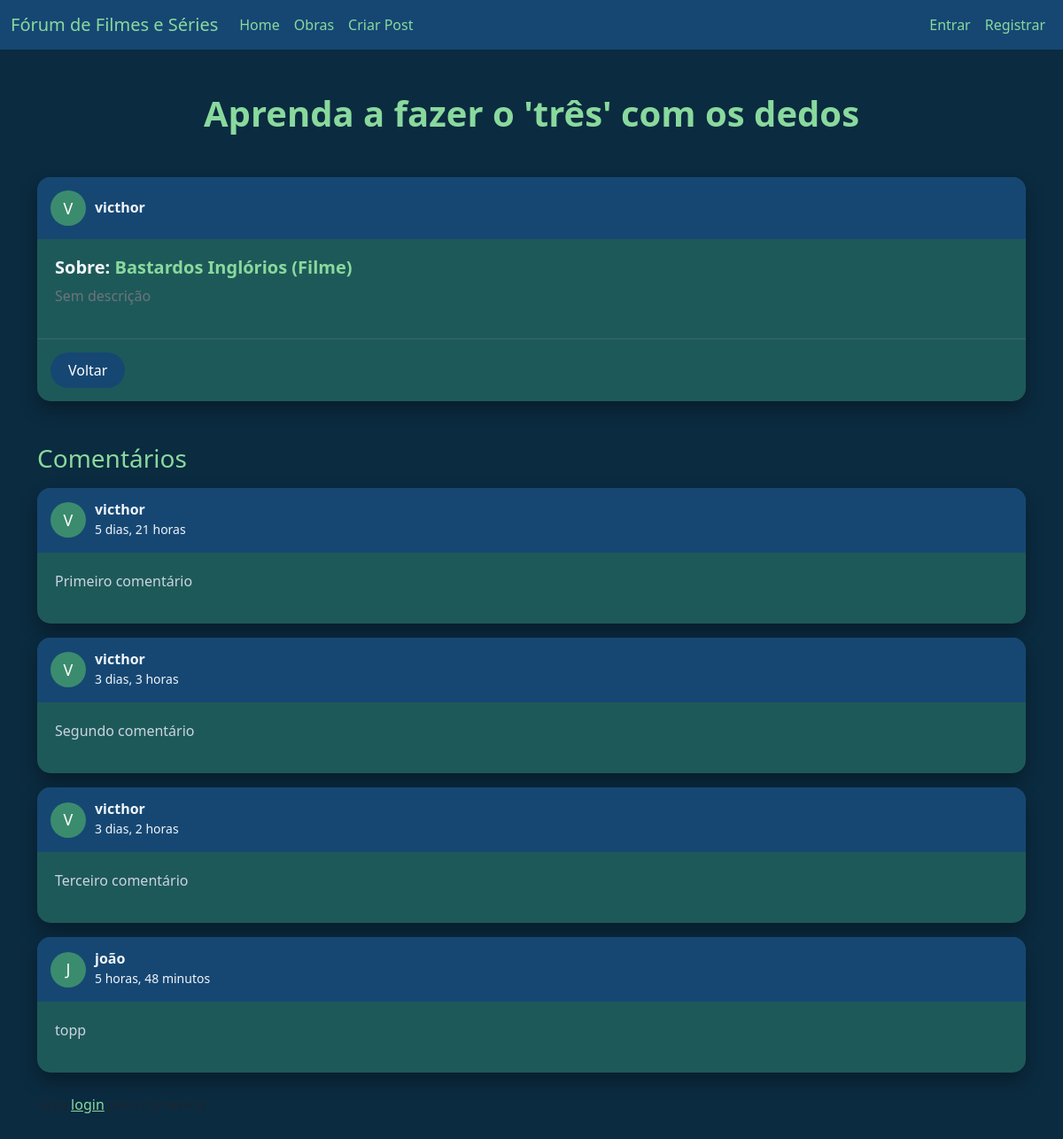
The app's page /post/detalhes/2/ with its own data.
### post/models.py (models this page shows, shortened)
class Post(models.Model):
    user = models.ForeignKey(User,null=False, on_delete= models.CASCADE)
    criado = models.DateTimeField(auto_now_add=True)
    titulo_post = models.TextField(null=False,max_length=200)
    descricao = models.TextField(blank=True,max_length=500)
    obra = models.ForeignKey(Obra,null=False,on_delete=models.DO_NOTHING)
    likes = models.ManyToManyField(settings.AUTH_USER_MODEL, related_name='liked_posts', blank=True)

### obras/models.py (models this page shows)
class Obra(models.Model):
    titulo = models.TextField(max_length=200,null=False)
    ano_lancamento = models.PositiveIntegerField()
    tipo = models.CharField(max_length=10, choices=TIPO_CHOICES)
    genero = models.ForeignKey(Genero,on_delete=models.SET_NULL,null=True)
    sinopse = models.TextField(blank=True, null=True)
    duracao_minutos = models.PositiveIntegerField(blank=True, null=True)  # Para filmes
    numero_temporadas = models.PositiveIntegerField(blank=True, null=True)  # Para séries
    numero_episodios = models.PositiveIntegerField(blank=True, null=True)  # Para séries
    diretor = models.CharField(max_length=100, blank=True, null=True)
    poster = models.ImageField(blank=True, null= True, upload_to='obras/fotos')
    def __str__(self):
        return f"{self.titulo} ({self.get_tipo_display()})"

### comentarios/models.py (models this page shows, shortened)
class Comentario(models.Model):
    user = models.ForeignKey(User, on_delete=models.CASCADE)
    post = models.ForeignKey(Post,null=False, on_delete=models.CASCADE,related_name='comentarios')
    texto = models.TextField(max_length=500)
    criado = models.DateTimeField(auto_now_add=True)

### post/views.py (the view, shortened to what this page needs)
# urls.py: path('detalhes/<str:pk>/',DetalhesPostView.as_view(),name='detalhes-post'),
class DetalhesPostView(View):
    def get(self,request,pk):
        context={}
        post = Post.objects.get(id=pk)
        comentarios = Comentario.objects.filter(post=post)
        form = ComentarioForm()
        context['comentarios'] = comentarios
        context['post'] = post
        context['form'] = form
        return render(request,'post/detalhes.html',context)

### templates/post/detalhes.html (shortened to what this page needs)
{% extends 'base.html' %}
{% block content %}
<!DOCTYPE html>
<html lang="pt-br">
<head>
    <link href="https://cdn.jsdelivr.net/npm/bootstrap@5.3.3/dist/css/bootstrap.min.css" rel="stylesheet">
</head>
<body>
    <div class="container my-5">
        <h1 class="text-center mb-5 fw-bold text-center">{{ post.titulo_post }}</h1>
        <div class="row justify-content-center">
            <div class="col-md-8 col-lg-12">
                <div class="post-card mb-5">
                    <div class="post-header">
                        <div class="avatar">
                            {{ post.user.username|slice:":1"|upper }}
                        </div>
                        <div>
                            <h6 class="mb-0 fw-bold">{{ post.user.username }}</h6>
                        </div>
                    </div>
                    <div class="post-content">
                        <h5 class="fw-semibold">Sobre: <a href="{% url 'detalhes-obra' post.obra.id %}" style="text-decoration: none; ">{{ post.obra }}</a></h5>
                        <p class="text-secondary">{{ post.descrição|default:"Sem descrição" }}</p>
                    </div>
                    <div class="post-actions">
                        <a href="{% url 'home' %}" class="btn btn-primary btn-modern">Voltar</a>
                    </div>
                </div>
                <h3 class="mb-3 ">Comentários</h3>
                {% for comentario in comentarios %}
                    <div class="comment-card mb-3">
                        <div class="post-header">
                            <div class="avatar">
                                {{ comentario.user.username|slice:":1"|upper }}
                            </div>
                            <div>
                                <h6 class="mb-0 fw-bold">{{ comentario.user.username }}</h6>
                                <small class="">{{ comentario.criado|timesince }}</small>
                            </div>
                        </div>
                        <div class="comment-content">
                            <p class="">{{ comentario.texto }}</p>
                        </div>
                    </div>
                {% empty %}
                    <div class="no-comments text-center">
                        <p class=" mb-0">Nenhum comentário ainda. Seja o primeiro a comentar!</p>
                    </div>
                {% endfor %}
                {% if user.is_authenticated %}
                    <h4 class="mt-4 ">Adicionar Comentário</h4>
                    <div class="form-card">
                        <div class="post-content">
                            <form method="post">
                                {% csrf_token %}
                                <div class="mb-3">
                                    <label for="{{ form.texto.id_for_label }}" class="form-label fw-semibold">Seu Comentário</label>
                                    {{ form.texto }}
                                    {% if form.texto.errors %}
                                        <div class="text-danger">{{ form.texto.errors }}</div>
                                    {% endif %}
                                </div>
                                <div class="form-actions">
                                    <button type="submit" class="btn btn-primary btn-modern">Enviar Comentário</button>
                                </div>
                            </form>
                        </div>
                    </div>
                {% else %}
                    <p class="text-muted mt-4">Faça <a href="{% url 'login' %}">login</a> para comentar.</p>
                {% endif %}
            </div>
        </div>
    </div>
</body>
</html>
{% endblock %}

### templates/base.html (style rules this page uses)
:root { --nl1: #164773; --nl2: #0B2B40; --nl3: #1E5959; --nl4: #3B8C6E; --nl5: #89D99D; }
body { background-color: var(--nl2); color: var(--nl5); font-family: 'Segoe UI', Tahoma, Geneva, Verdana, sans-serif; }

### templates/post/detalhes.html (style rules this page uses)
:root { --nl1: #164773; --nl2: #0B2B40; --nl3: #1E5959; --nl4: #3B8C6E; --nl5: #89D99D; --text-light: #f1f5f9; --text-muted: #cbd5e1; }
body { background-color: var(--nl2); color: var(--text-light); font-family: 'Segoe UI', Tahoma, Geneva, Verdana, sans-serif; }
.post-card, .comment-card, .form-card { background-color: var(--nl3); color: var(--text-light); border: none; border-radius: 15px; overflow: hidden; box-shadow: 0 10px 20px rgba(0, 0, 0, 0.3); transition: box-shadow 0.2s; }
.post-header, .comment-header { display: flex; align-items: center; padding: 15px; background-color: var(--nl1); }
.avatar { width: 40px; height: 40px; border-radius: 50%; background-color: var(--nl4); color: #fff; display: flex; align-items: center; justify-content: center; font-size: 18px; margin-right: 10px; }
.post-content, .comment-content { padding: 20px; }
.post-content h5 a { color: var(--nl5); text-decoration: none; }
.post-content p, .comment-content p { color: var(--text-muted); }
.post-actions, .form-actions { padding: 15px; border-top: 1px solid rgba(255, 255, 255, 0.1); display: flex; gap: 10px; }
.btn-modern { border-radius: 25px; padding: 8px 20px; font-weight: 500; color: #fff; }
.btn-primary { background-color: var(--nl1); border: none; }
h1, h3, h4 { color: var(--nl5) !important; }
a { color: var(--nl5); }

### records on screen
Post: titulo_post "Aprenda a fazer o 'três' com os dedos", user.username "V", user.username "victhor", obra "Bastardos Inglórios (Filme)"
Comentario: user.username "V", user.username "victhor", criado "5 dias, 21 horas", texto "Primeiro comentário"
Comentario: user.username "V", user.username "victhor", criado "3 dias, 3 horas", texto "Segundo comentário"
Comentario: user.username "V", user.username "victhor", criado "3 dias, 2 horas", texto "Terceiro comentário"
Comentario: user.username "J", user.username "joão", criado "5 horas, 48 minutos", texto "topp"

### other values on screen
{{ post.descrição|default:"Sem descrição" }} "Sem descrição"
